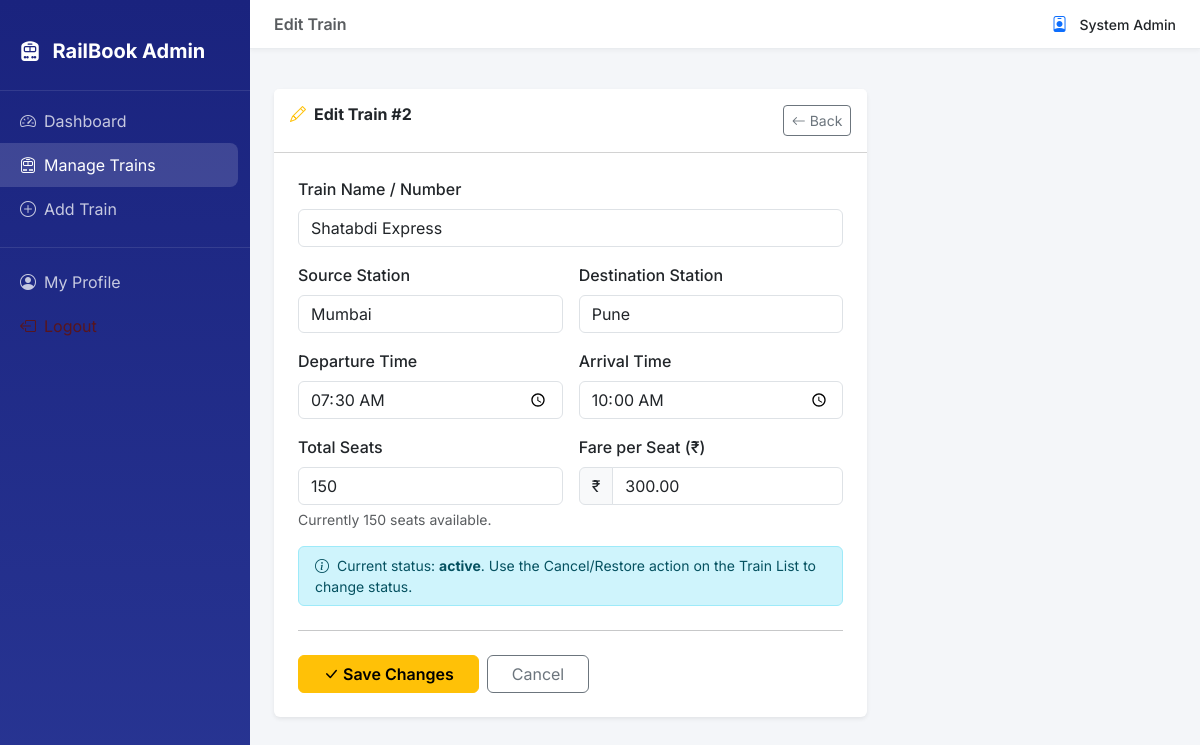
Page /admin/edit-train/2 (signed in) on the committed database.
### models/admin.py (models this page shows, shortened)
class Admin(db.Model):
    __tablename__ = 'admins'
    id            = db.Column(db.Integer, primary_key=True)
    full_name     = db.Column(db.String(100), nullable=False)
    email         = db.Column(db.String(150), unique=True, nullable=False, index=True)
    password_hash = db.Column(db.String(255), nullable=False)
    created_at    = db.Column(db.DateTime, default=datetime.utcnow)

### models/train.py (models this page shows, shortened)
class Train(db.Model):
    __tablename__ = 'trains'
    id              = db.Column(db.Integer, primary_key=True)
    train_name      = db.Column(db.String(150), nullable=False)
    source          = db.Column(db.String(100), nullable=False, index=True)
    destination     = db.Column(db.String(100), nullable=False, index=True)
    departure_time  = db.Column(db.String(10), nullable=False)   # stored as "HH:MM"
    arrival_time    = db.Column(db.String(10), nullable=False)
    total_seats     = db.Column(db.Integer, nullable=False)
    available_seats = db.Column(db.Integer, nullable=False)
    fare            = db.Column(db.Numeric(10, 2), nullable=False)
    status          = db.Column(db.Enum('active', 'cancelled'), default='active', nullable=False)
    created_at      = db.Column(db.DateTime, default=datetime.utcnow)
    updated_at      = db.Column(db.DateTime, default=datetime.utcnow,
                                onupdate=datetime.utcnow)
    bookings = db.relationship('Booking', backref='train', lazy=True)

### routes/admin.py (the view, shortened to what this page needs)
@admin_bp.route('/edit-train/<int:train_id>', methods=['GET', 'POST'])
@admin_required
def edit_train(train_id):
    train    = Train.query.get_or_404(train_id)
    stations = Station.query.order_by(Station.name).all()
    admin    = get_current_admin()
    return render_template('admin/edit_train.html',
                           train=train, stations=stations, admin=admin)

### routes/admin.py (called while the page is built)
def admin_required(f):
    @wraps(f)
    def decorated(*args, **kwargs):
        if 'admin_id' not in session:
            flash('Please log in as admin to access this page.', 'warning')
            return redirect(url_for('admin_bp.admin_login'))
        return f(*args, **kwargs)
    return decorated

def get_current_admin():
    return Admin.query.get(session.get('admin_id'))

### templates/admin/edit_train.html (shortened to what this page needs)
{% extends 'admin/base_admin.html' %}
{% block page_title %}Edit Train{% endblock %}
{% block content %}
<div class="row">
    <div class="col-lg-8">
        <div class="card border-0 shadow-sm">
            <div class="card-header bg-white py-3 d-flex justify-content-between">
                <h6 class="mb-0 fw-bold"><i class="bi bi-pencil me-2 text-warning"></i>Edit Train #{{ train.id }}</h6>
                <a href="{{ url_for('admin_bp.view_trains') }}" class="btn btn-sm btn-outline-secondary">
                    <i class="bi bi-arrow-left me-1"></i>Back
                </a>
            </div>
            <div class="card-body p-4">
                <form method="POST" action="{{ url_for('admin_bp.edit_train', train_id=train.id) }}">
                    <div class="row g-3">
                        <div class="col-12">
                            <label for="train_name" class="form-label fw-medium">Train Name / Number</label>
                            <input type="text" class="form-control" id="train_name" name="train_name"
                                value="{{ train.train_name }}" required />
                        </div>
                        <div class="col-md-6">
                            <label for="source" class="form-label fw-medium">Source Station</label>
                            <input type="text" class="form-control" id="source" name="source" value="{{ train.source }}"
                                list="stationList" required />
                        </div>
                        <div class="col-md-6">
                            <label for="destination" class="form-label fw-medium">Destination Station</label>
                            <input type="text" class="form-control" id="destination" name="destination"
                                value="{{ train.destination }}" list="stationList" required />
                        </div>
                        <div class="col-md-6">
                            <label for="departure_time" class="form-label fw-medium">Departure Time</label>
                            <input type="time" class="form-control" id="departure_time" name="departure_time"
                                value="{{ train.departure_time }}" required />
                        </div>
                        <div class="col-md-6">
                            <label for="arrival_time" class="form-label fw-medium">Arrival Time</label>
                            <input type="time" class="form-control" id="arrival_time" name="arrival_time"
                                value="{{ train.arrival_time }}" required />
                        </div>
                        <div class="col-md-6">
                            <label for="total_seats" class="form-label fw-medium">Total Seats</label>
                            <input type="number" class="form-control" id="total_seats" name="total_seats"
                                value="{{ train.total_seats }}" min="1" required />
                            <div class="form-text">Currently {{ train.available_seats }} seats available.</div>
                        </div>
                        <div class="col-md-6">
                            <label for="fare" class="form-label fw-medium">Fare per Seat (₹)</label>
                            <div class="input-group">
                                <span class="input-group-text">₹</span>
                                <input type="number" class="form-control" id="fare" name="fare" value="{{ train.fare }}"
                                    min="1" step="0.01" required />
                            </div>
                        </div>
                        <div class="col-12">
                            <div class="alert alert-info py-2 small mb-0">
                                <i class="bi bi-info-circle me-1"></i>
                                Current status: <strong>{{ train.status }}</strong>.
                                Use the Cancel/Restore action on the Train List to change status.
                            </div>
                        </div>
                    </div>
                    <hr class="my-4" />
                    <div class="d-flex gap-2">
                        <button type="submit" class="btn btn-warning px-4 fw-semibold">
                            <i class="bi bi-check-lg me-1"></i>Save Changes
                        </button>
                        <a href="{{ url_for('admin_bp.view_trains') }}" class="btn btn-outline-secondary px-4">
                            Cancel
                        </a>
                    </div>
                </form>
            </div>
        </div>
    </div>
</div>
{% endblock %}

### templates/admin/base_admin.html (shortened to what this page needs)
<!DOCTYPE html>
<html lang="en">
<head>
    <link rel="stylesheet" href="https://cdn.jsdelivr.net/npm/bootstrap@5.3.2/dist/css/bootstrap.min.css" />
    <link rel="stylesheet" href="https://cdn.jsdelivr.net/npm/bootstrap-icons@1.11.3/font/bootstrap-icons.css" />
    <link rel="stylesheet" href="{{ url_for('static', filename='css/style.css') }}" />
</head>
<body>
    <nav class="admin-sidebar">
        <div class="brand">
            <i class="bi bi-train-front-fill me-2 fs-5"></i>
            <span class="fw-bold fs-5">RailBook Admin</span>
        </div>
        <ul class="nav flex-column mt-2">
            <li class="nav-item">
                <a class="nav-link {% if request.endpoint == 'admin_bp.dashboard' %}active{% endif %}"
                    href="{{ url_for('admin_bp.dashboard') }}">
                    <i class="bi bi-speedometer2 me-2"></i>Dashboard
                </a>
            </li>
            <li class="nav-item">
                <a class="nav-link {% if request.endpoint in ['admin_bp.view_trains', 'admin_bp.add_train', 'admin_bp.edit_train'] %}active{% endif %}"
                    href="{{ url_for('admin_bp.view_trains') }}">
                    <i class="bi bi-train-front me-2"></i>Manage Trains
                </a>
            </li>
            <li class="nav-item">
                <a class="nav-link {% if request.endpoint == 'admin_bp.add_train' %}active{% endif %}"
                    href="{{ url_for('admin_bp.add_train') }}">
                    <i class="bi bi-plus-circle me-2"></i>Add Train
                </a>
            </li>
            <li class="nav-item mt-3" style="border-top: 1px solid rgba(255,255,255,0.1); padding-top: 12px;">
                <a class="nav-link {% if request.endpoint == 'admin_bp.admin_profile' %}active{% endif %}"
                    href="{{ url_for('admin_bp.admin_profile') }}">
                    <i class="bi bi-person-circle me-2"></i>My Profile
                </a>
            </li>
            <li class="nav-item">
                <a class="nav-link text-danger-emphasis" href="{{ url_for('admin_bp.admin_logout') }}">
                    <i class="bi bi-box-arrow-left me-2"></i>Logout
                </a>
            </li>
        </ul>
    </nav>
    <div class="admin-main">
        <div class="admin-topbar d-flex justify-content-between align-items-center">
            <span class="fw-semibold text-muted">
                {% block page_title %}Admin Panel{% endblock %}
            </span>
            <div class="d-flex align-items-center gap-2">
                <i class="bi bi-person-badge text-primary me-1"></i>
                <span class="small fw-medium">{{ session.get('admin_name', 'Admin') }}</span>
            </div>
        </div>
        <div class="px-4 pt-3">
        </div>
        <div class="admin-content">
            {% block content %}{% endblock %}
        </div>
    </div>
</body>
</html>

### static/css/style.css (style rules this page uses)
:root { --primary: #1a237e; --primary-light: #3949ab; --accent: #ff6f00; --accent-hover: #e65100; --success: #2e7d32; --surface: #ffffff; --bg: #f4f6f9; --text: #212529; --muted: #6c757d; --border: #dee2e6; --shadow: 0 2px 16px rgba(0, 0, 0, 0.08); --radius: 12px; --radius-sm: 8px; --font: 'Inter', sans-serif; }
*, *::before, *::after { box-sizing: border-box; }
body { font-family: var(--font); background: var(--bg); color: var(--text); min-height: 100vh; display: flex; flex-direction: column; }
h1, h2, h3, h4, h5, h6 { font-weight: 600; }
.alert { animation: fadeInDown 0.3s ease; }

### templates/admin/base_admin.html (style rules this page uses)
body { font-family: 'Inter', sans-serif; background: #f4f6f9; }
.admin-sidebar { min-height: 100vh; width: 250px; background: linear-gradient(180deg, #1a237e 0%, #283593 100%); position: fixed; top: 0; left: 0; z-index: 1000; padding-top: 20px; transition: transform 0.3s; }
.admin-sidebar .brand { color: #fff; padding: 16px 20px 24px; border-bottom: 1px solid rgba(255, 255, 255, 0.1); }
.admin-sidebar .nav-link { color: rgba(255, 255, 255, 0.75); padding: 10px 20px; border-radius: 0 8px 8px 0; margin-right: 12px; transition: all 0.2s; }
.admin-sidebar .nav-link:hover, .admin-sidebar .nav-link.active { color: #fff; background: rgba(255, 255, 255, 0.15); }
.admin-sidebar .nav-link i { width: 22px; }
.admin-main { margin-left: 250px; min-height: 100vh; }
.admin-topbar { background: #fff; border-bottom: 1px solid #e9ecef; padding: 12px 24px; box-shadow: 0 2px 4px rgba(0, 0, 0, 0.04); }
.admin-content { padding: 24px; }

### rows in the picture
Admin: get "System Admin"
Train: id "2", train_name "Shatabdi Express", source "Mumbai", destination "Pune", departure_time "07:30", arrival_time "10:00", total_seats "150", available_seats "150", fare "300.00", status "active"
